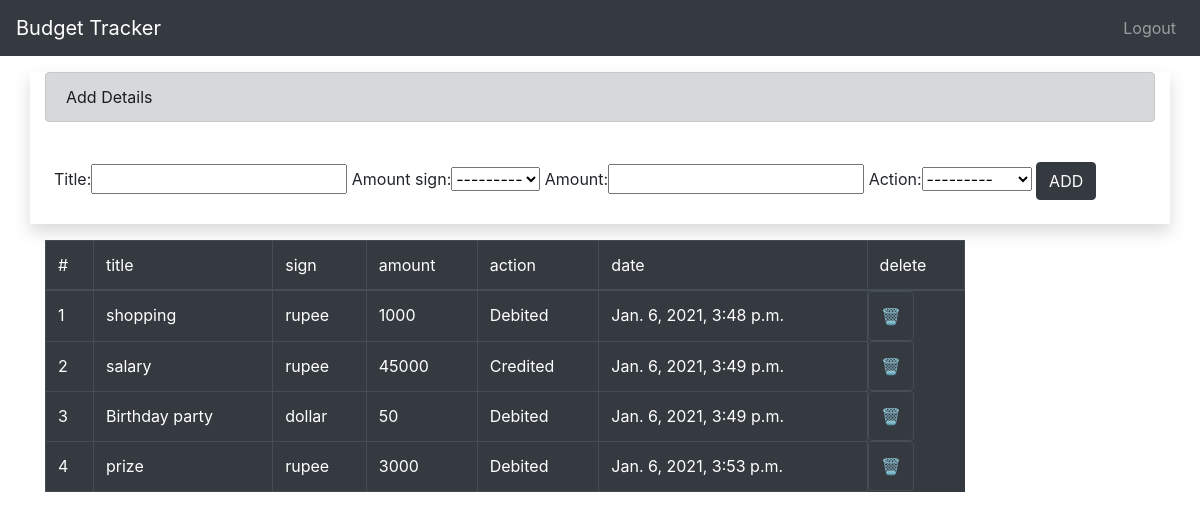
The app's page / (signed in) with its own data.
### app/models.py (models this page shows)
class TRACKER(models.Model):
    action_choices = [
        ('Credited','Credited by'),
        ('Debited','Debited by'),
    ]
    amount_choices = [
        ('dollar','💲'),
        ('rupee','₹'),
    ]
    title = models.CharField(max_length=30)
    amount = models.CharField(max_length=30)
    amount_sign = models.CharField(max_length=10,choices=amount_choices)
    action = models.CharField(max_length=10,choices=action_choices)
    date = models.DateTimeField(auto_now_add=True)
    user = models.ForeignKey(User,on_delete=models.CASCADE)

### app/views.py (the view)
# urls.py: path('',home,name="home"),
@login_required(login_url='login')
def home(request):
    if request.user.is_authenticated:
        form = TRACKERForm
        user=request.user
        trackers = TRACKER.objects.filter(user=user)
        context = {
            'form':form,
            'trackers':trackers
        }
        return render(request,'index.html',context)

### app/templates/index.html (shortened to what this page needs)
{%extends 'base.html'%}
{%block content%}
<div>
    <div class="container mx-auto shadow pr-10 my-3">
        <div class="alert alert-dark">Add Details</div>
        <div class="row p-4 mr-3" >
            <form action="/add-tracker/" method="post">
                {{form}}
                <input class="btn btn-dark" type="submit" value="ADD">
            </form>
        </div>
      </div>
      <div class="container mx-auto my-3">
          <div class="row">
                <div class="col-lg-10">
                    <table class="table table-dark table-bordered table-hover">
                        <thead>
                            <tr>
                                <td>#</td>
                                <td>title</td>
                                <td>sign</td>
                                <td>amount</td>
                                <td>action</td>
                                <td>date</td>
                                <td>delete</td>
                            </tr>
                        </thead>
                        <tbody>
                            {%for tracker in trackers%}
                            <tr>
                                <td>{{forloop.counter}}</td>
                                <td>{{tracker.title}}</td>
                                <td>{{tracker.amount_sign}}</td>
                                <td>{{tracker.amount}}</td>
                                <td>{{tracker.action}}</td>
                                <td>{{tracker.date}}</td>
                                <td class="btn">
                                    <a href="delete-tracker/{{tracker.id}}">🗑️</a></td>
                            </tr>
                            {%endfor%}
                        </tbody>
                    </table>
                  </div>
              </div>
        </div>
</div>
{%endblock%}

### app/templates/base.html (shortened to what this page needs)
<!DOCTYPE html>
<html lang="en">
<head>
    <link rel="stylesheet"
    href="https://cdn.jsdelivr.net/npm/bootstrap@4.5.3/dist/css/bootstrap.min.css"
>
</head>
<body>
    <nav class="navbar navbar-expand-lg navbar-dark bg-dark">
        <a class="navbar-brand" href="/">Budget Tracker</a>
        <div class="collapse navbar-collapse" id="navbarText">
          <ul class="navbar-nav ml-auto">
            {%if request.user.is_authenticated%}
            <li class="nav-item">
              <a class="nav-link" href="/logout">Logout</a>
            </li>
            {%endif%}
          </ul>
        </div>
      </nav>
      {%block content%}
      {%endblock%}
</body>
</html>

### records on screen
TRACKER: title "shopping", amount_sign "rupee", amount "1000", action "Debited", date "Jan. 6, 2021, 3:48 p.m."
TRACKER: title "salary", amount_sign "rupee", amount "45000", action "Credited", date "Jan. 6, 2021, 3:49 p.m."
TRACKER: title "Birthday party", amount_sign "dollar", amount "50", action "Debited", date "Jan. 6, 2021, 3:49 p.m."
TRACKER: title "prize", amount_sign "rupee", amount "3000", action "Debited", date "Jan. 6, 2021, 3:53 p.m."
